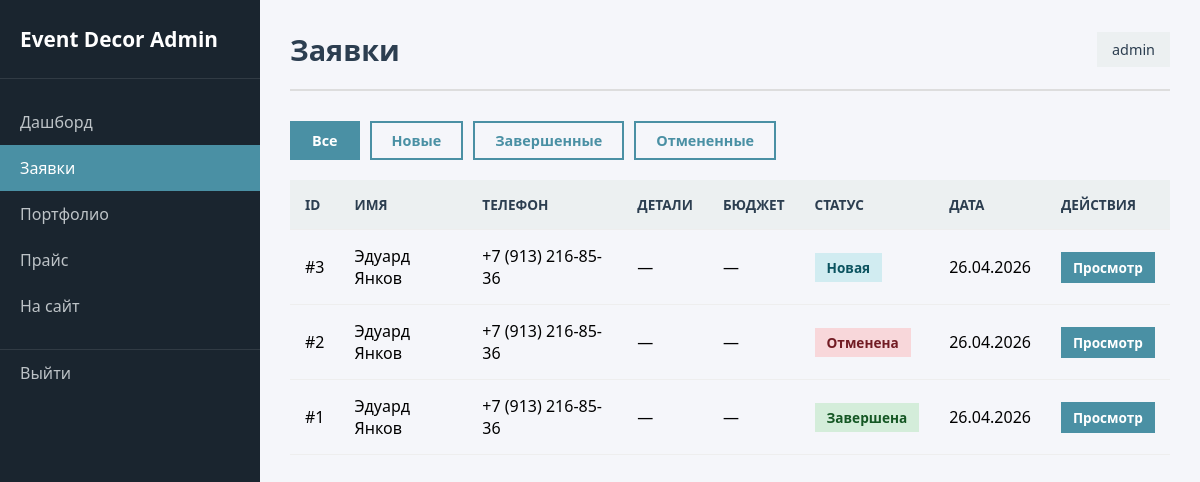
Before: /admin/orders (signed in) with the older database file.
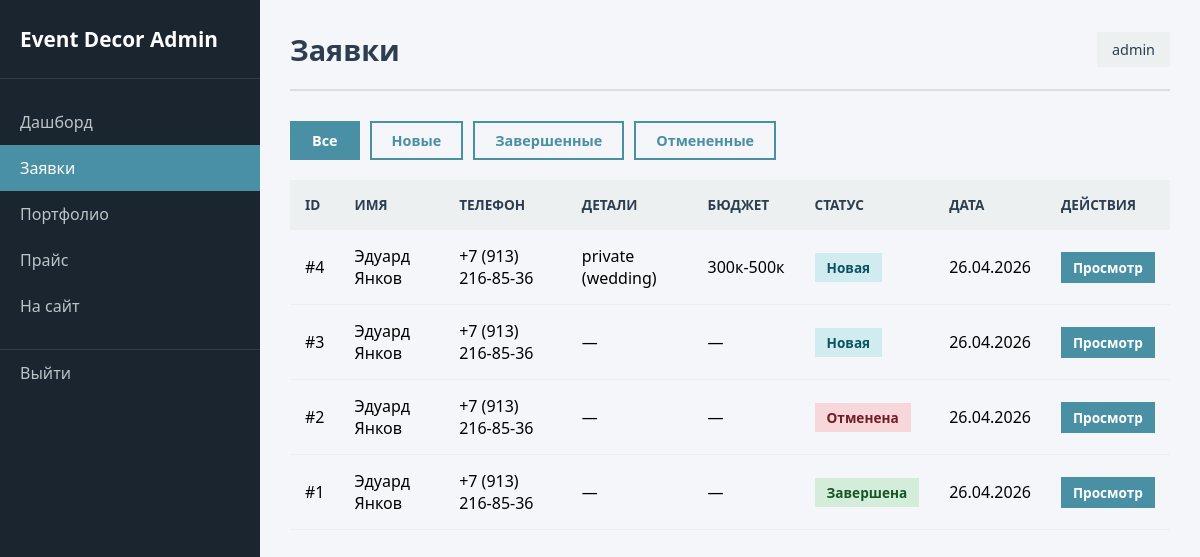
After: the same page with the newer database file.
### app.py (models this page shows)
class Order(db.Model):
    id = db.Column(db.Integer, primary_key=True)
    name = db.Column(db.String(100), nullable=False)
    phone = db.Column(db.String(20), nullable=False)
    email = db.Column(db.String(100), default='')
    event_date = db.Column(db.String(50))
    event_type = db.Column(db.String(50))
    sub_type = db.Column(db.String(50))
    budget = db.Column(db.String(50))
    message = db.Column(db.Text)
    status = db.Column(db.String(20), default='new')  # new, completed, cancelled
    created_at = db.Column(db.DateTime, default=datetime.utcnow)

### app.py (the view)
@app.route('/admin/orders')
@login_required
def admin_orders():
    status_filter = request.args.get('status')
    if status_filter:
        orders = Order.query.filter_by(status=status_filter).order_by(Order.created_at.desc()).all()
    else:
        orders = Order.query.order_by(Order.created_at.desc()).all()
    return render_template('admin/orders.html', orders=orders)

### app.py (called while the page is built)
def login_required(f):
    @wraps(f)
    def decorated_function(*args, **kwargs):
        if 'logged_in' not in session:
            flash('Пожалуйста, войдите в систему', 'warning')
            return redirect(url_for('admin_login'))
        return f(*args, **kwargs)
    return decorated_function

### templates/admin/orders.html (shortened to what this page needs)
{% extends 'admin/base.html' %}
{% block page_title %}Заявки{% endblock %}
{% block content %}
<div class="admin-filters">
    <a href="{{ url_for('admin_orders') }}" class="filter-btn {% if not request.args.get('status') %}active{% endif %}">Все</a>
    <a href="{{ url_for('admin_orders', status='new') }}" class="filter-btn {% if request.args.get('status') == 'new' %}active{% endif %}">Новые</a>
    <a href="{{ url_for('admin_orders', status='completed') }}" class="filter-btn {% if request.args.get('status') == 'completed' %}active{% endif %}">Завершенные</a>
    <a href="{{ url_for('admin_orders', status='cancelled') }}" class="filter-btn {% if request.args.get('status') == 'cancelled' %}active{% endif %}">Отмененные</a>
</div>
<div class="table-container">
    <table class="admin-table">
        <thead>
            <tr>
                <th>ID</th>
                <th>Имя</th>
                <th>Телефон</th>
                <th>Детали</th>
                <th>Бюджет</th>
                <th>Статус</th>
                <th>Дата</th>
                <th>Действия</th>
            </tr>
        </thead>
        <tbody>
            {% for order in orders %}
            <tr>
                <td>#{{ order.id }}</td>
                <td>{{ order.name }}</td>
                <td>{{ order.phone }}</td>
                <td>{{ order.event_type or '—' }}{% if order.sub_type %} ({{ order.sub_type }}){% endif %}</td>
                <td>{{ order.budget or '—' }}</td>
                <td>
                    <span class="status-badge status-{{ order.status }}">
                        {% if order.status == 'new' %}Новая
                        {% elif order.status == 'completed' %}Завершена
                        {% elif order.status == 'cancelled' %}Отменена{% endif %}
                    </span>
                </td>
                <td>{{ order.created_at.strftime('%d.%m.%Y') }}</td>
                <td>
                    <a href="{{ url_for('admin_order_detail', id=order.id) }}" class="btn btn-sm btn-primary">Просмотр</a>
                </td>
            </tr>
            {% else %}
            <tr>
                <td colspan="8" class="no-data">Заявок не найдено</td>
            </tr>
            {% endfor %}
        </tbody>
    </table>
</div>
{% endblock %}

### templates/admin/base.html (shortened to what this page needs)
<!DOCTYPE html>
<html lang="ru">
<head>
    <link rel="stylesheet" href="{{ url_for('static', filename='css/admin.css') }}">
</head>
<body class="admin-body">
    <div class="admin-wrapper">
        <aside class="admin-sidebar">
            <div class="admin-logo">
                <h2>Event Decor Admin</h2>
            </div>
            <nav class="admin-nav">
                <a href="{{ url_for('admin_dashboard') }}" class="admin-nav-link {% if request.endpoint == 'admin_dashboard' %}active{% endif %}">
                    Дашборд
                </a>
                <a href="{{ url_for('admin_orders') }}" class="admin-nav-link {% if request.endpoint == 'admin_orders' or request.endpoint == 'admin_order_detail' %}active{% endif %}">
                    Заявки
                    {% set new_count = namespace(value=0) %}
                </a>
                <a href="{{ url_for('admin_portfolio') }}" class="admin-nav-link {% if request.endpoint == 'admin_portfolio' or request.endpoint == 'admin_portfolio_add' or request.endpoint == 'admin_portfolio_edit' %}active{% endif %}">
                    Портфолио
                </a>
                <a href="{{ url_for('admin_pricing') }}" class="admin-nav-link {% if request.endpoint == 'admin_pricing' %}active{% endif %}">
                    Прайс
                </a>
                <a href="{{ url_for('home') }}" class="admin-nav-link" target="_blank">
                    На сайт
                </a>
                <a href="{{ url_for('admin_logout') }}" class="admin-nav-link logout">
                    Выйти
                </a>
            </nav>
        </aside>
        <main class="admin-main">
            <header class="admin-header">
                <h1>{% block page_title %}Панель управления{% endblock %}</h1>
                {% if session.get('admin_username') %}
                <span class="admin-user">{{ session.admin_username }}</span>
                {% endif %}
            </header>
            {% block content %}{% endblock %}
        </main>
    </div>
</body>
</html>

### static/css/admin.css (style rules this page uses)
:root { --admin-primary: #4a90a4; --admin-primary-dark: #3a7a8a; --admin-dark: #2c3e50; --admin-light: #ecf0f1; --admin-sidebar: #1a252f; --admin-white: #ffffff; --admin-success: #27ae60; --admin-warning: #f39c12; --admin-danger: #e74c3c; --admin-info: #3498db; }
* { margin: 0; padding: 0; box-sizing: border-box; }
body { font-family: 'Segoe UI', Tahoma, Geneva, Verdana, sans-serif; background: #f5f6fa; }
.admin-wrapper { display: flex; min-height: 100vh; }
.admin-sidebar { width: 260px; background: var(--admin-sidebar); color: var(--admin-white); position: fixed; height: 100vh; overflow-y: auto; }
.admin-logo { padding: 25px 20px; border-bottom: 1px solid rgba(255,255,255,0.1); }
.admin-logo h2 { font-size: 1.3rem; font-weight: 600; }
.admin-nav { padding: 20px 0; }
.admin-nav-link { display: flex; align-items: center; gap: 12px; padding: 12px 20px; color: #bdc3c7; text-decoration: none; transition: all 0.3s; }
.admin-nav-link.active { background: var(--admin-primary); color: var(--admin-white); }
.admin-nav-link.logout { margin-top: 20px; border-top: 1px solid rgba(255,255,255,0.1); }
.admin-main { flex: 1; margin-left: 260px; padding: 30px; }
.admin-header { display: flex; justify-content: space-between; align-items: center; margin-bottom: 30px; padding-bottom: 20px; border-bottom: 2px solid #ddd; }
.admin-header h1 { color: var(--admin-dark); font-size: 1.8rem; }
.admin-user { background: var(--admin-light); padding: 8px 15px; border-radius: 0; font-size: 0.9rem; color: var(--admin-dark); }
.table-container { overflow-x: auto; }
.admin-table { width: 100%; border-collapse: collapse; }
.admin-table th, .admin-table td { padding: 15px; text-align: left; border-bottom: 1px solid #eee; }
.admin-table th { background: var(--admin-light); color: var(--admin-dark); font-weight: 600; text-transform: uppercase; font-size: 0.85rem; }
.status-badge { display: inline-block; padding: 5px 12px; border-radius: 0; font-size: 0.85rem; font-weight: 600; }
.status-new { background: #d1ecf1; color: #0c5460; }
.status-completed { background: #d4edda; color: #155724; }
.status-cancelled { background: #f8d7da; color: #721c24; }
.btn { display: inline-block; padding: 10px 20px; border: none; border-radius: 0; text-decoration: none; font-weight: 600; cursor: pointer; transition: all 0.3s; font-size: 0.9rem; }
.btn-primary { background: var(--admin-primary); color: var(--admin-white); }
.btn-sm { padding: 6px 12px; font-size: 0.85rem; }
.admin-filters { display: flex; gap: 10px; margin-bottom: 20px; flex-wrap: wrap; }
.admin-filters .filter-btn { padding: 8px 20px; border: 2px solid var(--admin-primary); background: transparent; color: var(--admin-primary); text-decoration: none; border-radius: 0; font-weight: 600; font-size: 0.9rem; transition: all 0.3s; }
.admin-filters .filter-btn:hover, .admin-filters .filter-btn.active { background: var(--admin-primary); color: var(--admin-white); }

Changed rows visible on the page:
added Order: id "4", name "Эдуард Янков", phone "+7 (913) 216-85-36", event_type "private", sub_type "wedding", budget "300к-500к", status "Новая", created_at "26.04.2026"
